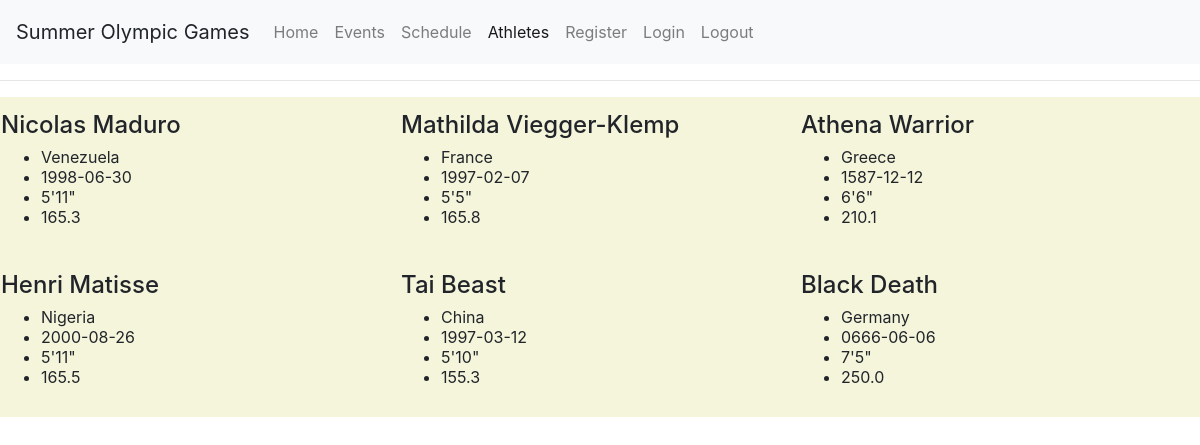
Screenshot of /athletePage.php with the database file from the repository.
### tables this page shows
CREATE TABLE IF NOT EXISTS athletes(
    id INT,
    country VARCHAR(30) NOT NULL,
    height VARCHAR(5) NOT NULL,
    wgt FLOAT(4,1) NOT NULL,
    DOB DATE,  
    FOREIGN KEY (id) REFERENCES users(id) ON DELETE CASCADE,
    PRIMARY KEY (id)
);

CREATE TABLE IF NOT EXISTS users(
    id INT AUTO_INCREMENT,
    firstName VARCHAR(30) NOT NULL,
    lastName VARCHAR(30) NOT NULL,
    email VARCHAR(30) NOT NULL UNIQUE,
    password VARCHAR(64) NOT NULL,
    access VARCHAR(1) DEFAULT 'P',  
    phone VARCHAR(24),
    PRIMARY KEY (id)
);

### athletePage.php (the view, shortened to what this page needs)
<?php
require "header.php";
 ?>
<nav class="navbar navbar-expand-lg navbar-light bg-light">
  <a class="navbar-brand">Summer Olympic Games</a>
  <div class="collapse navbar-collapse" id="navbarNavAltMarkup">
    <div class="navbar-nav">
      <a class="nav-item nav-link" href="index.php">Home <span class="sr-only">(current)</span></a>
      <a class="nav-item nav-link" href="eventsPage.php">Events</a>
      <a class="nav-item nav-link" href="schedulePage.php">Schedule</a>
      <a class="nav-item nav-link active" href="athletePage.php">Athletes</a>
      <a class="nav-item nav-link" href="registerPage.php">Register</a>
      <a class="nav-item nav-link" href="loginPage.php">Login</a>
      <a class="nav-item nav-link" href="logout.php"> Logout</a>
    </div>
  </div>
</nav>
<div class="athletePage_container">
    <hr>
    <?php
    $query1 = "SELECT * FROM athletes INNER JOIN users ON athletes.id=users.id";
    echo "<table class=\"athletes\">";
    $query1_result = mysqli_query($mysqli, $query1);
    $counter = 1;
    echo"<tr>";
    while($row = mysqli_fetch_array($query1_result)) {
        echo "<td><h4>" . $row['firstName'] . " " . $row['lastName'] . "</h3><ul><li>" . $row['country'] . "</li><li>" .
            $row['DOB'] . "</li><li>" . $row['height'] . "</li><li>" . $row['wgt']  . "</ul></td>";
        if($counter % 3 == 0) {
            echo"</tr>";
            echo"<tr>";
        }
        $counter++;
    }
    echo"</tr>";
    echo "</table>"
    ?>
</div>

### header.php (shortened to what this page needs)
<html>
<head>
 <link rel="stylesheet" type="text/css" href="ourStyle2.css">
 <link rel="stylesheet" href="https://maxcdn.bootstrapcdn.com/bootstrap/4.0.0/css/bootstrap.min.css"></head>
<body>

### ourStyle2.css (style rules this page uses)
body { margin: 0; padding: 0; background: white no-repeat center center fixed; -webkit-background-size: cover; -moz-background-size: cover; -o-background-size: cover; background-size: cover; }
nav { display: flex; justify-content: space-around; align-items: center; min-height: 8vh; background: transparent; }
.athletePage_container table { width: 100%; }
.athletePage_container td { background-color: beige; height: 10em; width: 12em; }

### rows the page displays
athletes: id.firstName "Nicolas", id.lastName "Maduro", country "Venezuela", DOB "1998-06-30", height "5'11\"", wgt "165.3"
athletes: id.firstName "Mathilda", id.lastName "Viegger-Klemp", country "France", DOB "1997-02-07", height "5'5\"", wgt "165.8"
athletes: id.firstName "Athena", id.lastName "Warrior", country "Greece", DOB "1587-12-12", height "6'6\"", wgt "210.1"
athletes: id.firstName "Henri", id.lastName "Matisse", country "Nigeria", DOB "2000-08-26", height "5'11\"", wgt "165.5"
athletes: id.firstName "Tai", id.lastName "Beast", country "China", DOB "1997-03-12", height "5'10\"", wgt "155.3"
athletes: id.firstName "Black", id.lastName "Death", country "Germany", DOB "0666-06-06", height "7'5\"", wgt "250.0"
